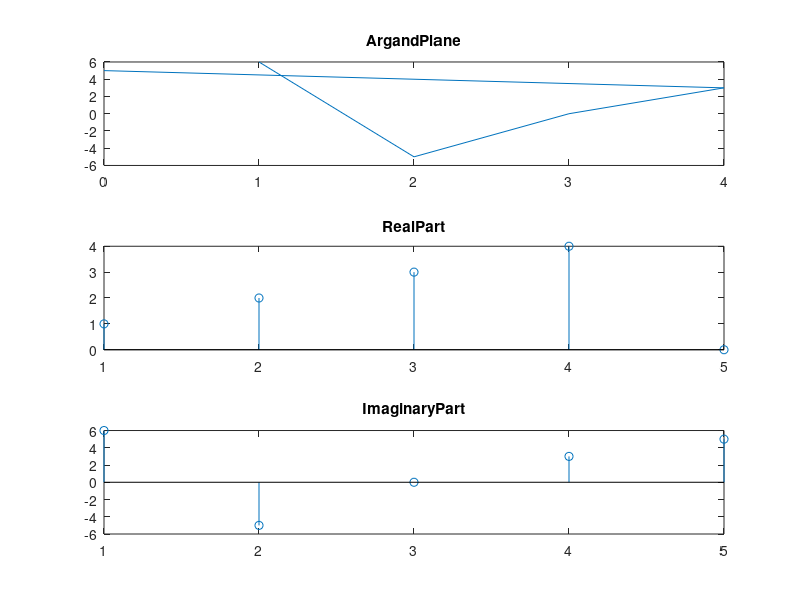

This chart was generated by the following MATLAB code:
clc;
clear all;
clf;

t = 1:5;
Re = [1 2 3 4 0];
Im = [6 -5 0 3 5];
subplot(3,1,1);
plot(Re,Im);
title("ArgandPlane");
subplot(3,1,2);
stem(t,Re);
title("RealPart");
subplot(3,1,3);
stem(t,Im);
title("ImaginaryPart");
